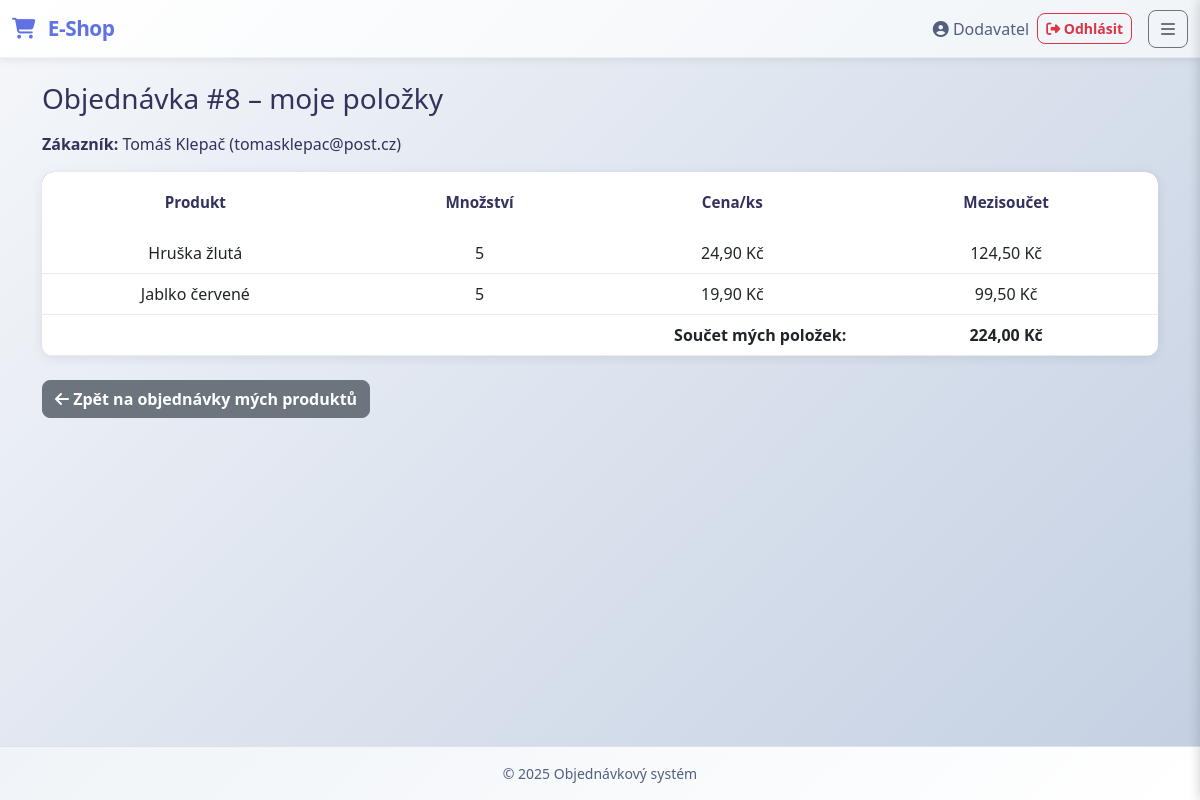
/index.php?action=supplier_order_detail&id=8 (signed in), run on the app's committed database.
### tables this page shows
CREATE TABLE `users` (
  `id` int(11) NOT NULL,
  `email` varchar(255) NOT NULL,
  `password_hash` varchar(255) NOT NULL,
  `name` varchar(120) NOT NULL,
  `is_active` tinyint(1) NOT NULL DEFAULT 1,
  `is_approved` tinyint(1) NOT NULL DEFAULT 1,
  `created_at` timestamp NOT NULL DEFAULT current_timestamp()
);

CREATE TABLE `order_item` (
  `order_id` int(11) NOT NULL,
  `product_id` int(11) NOT NULL,
  `quantity` int(11) NOT NULL,
  `unit_price_cents` int(11) NOT NULL
);

CREATE TABLE `products` (
  `id` int(11) NOT NULL,
  `name` varchar(160) NOT NULL,
  `description` text DEFAULT NULL,
  `price_cents` int(11) NOT NULL,
  `stock` int(11) NOT NULL DEFAULT 0,
  `image_path` varchar(255) DEFAULT NULL,
  `supplier_id` int(11) NOT NULL,
  `is_active` tinyint(1) DEFAULT 1,
  `created_at` timestamp NOT NULL DEFAULT current_timestamp()
);

### app/Models/order_model.php (called while the page is built, shortened)
<?php
class OrderModel {
    public static function getSupplierOrderItems(int $orderId, int $supplierId): array {
        $db = Database::getInstance();
        $stmt = $db->prepare("
            SELECT oi.product_id, p.name, oi.quantity, oi.unit_price_cents
            FROM order_item oi
            JOIN products p ON p.id = oi.product_id
            WHERE oi.order_id = ? AND p.supplier_id = ?
            ORDER BY p.name
        ");
        $stmt->execute([$orderId, $supplierId]);
        return $stmt->fetchAll(PDO::FETCH_ASSOC);
    }
    public static function getOrderCustomer(int $orderId): ?array {
        $db = Database::getInstance();
        $stmt = $db->prepare("
            SELECT u.id, u.name, u.email
            FROM orders o
            JOIN users u ON u.id = o.customer_id
            WHERE o.id = ?
            LIMIT 1
        ");
        $stmt->execute([$orderId]);
        $row = $stmt->fetch(PDO::FETCH_ASSOC);
        return $row ?: null;
    }
}

### app/Controllers/order_controller.php (called while the page is built, shortened)
<?php
require_once __DIR__ . '/../Models/order_model.php';
class order_controller {
    public function getSupplierOrderItems(int $orderId, int $supplierId): array {
        return OrderModel::getSupplierOrderItems($orderId, $supplierId);
    }
    public function getOrderCustomer(int $orderId): ?array {
        return OrderModel::getOrderCustomer($orderId);
    }
}

### app/Views/supplier_order_detail_view.php (the view)
<?php require __DIR__ . '/partials/header.php'; ?>
<h1 class="h3 mb-3">Objednávka #<?= htmlspecialchars($_GET['id'] ?? '') ?> – moje položky</h1>
<?php if (!empty($customer)): ?>
    <p><strong>Zákazník:</strong> <?= htmlspecialchars($customer['name']) ?> (<?= htmlspecialchars($customer['email']) ?>)</p>
<?php endif; ?>
<?php if (!empty($items)): ?>
    <div class="table-responsive cart-table-wrapper mb-4">
        <table class="table cart-table align-middle">
            <thead>
            <tr>
                <th class="text-center">Produkt</th>
                <th class="text-center">Množství</th>
                <th class="text-center">Cena/ks</th>
                <th class="text-center">Mezisoučet</th>
            </tr>
            </thead>
            <tbody>
            <?php
            $subtotalCents = 0;
            foreach ($items as $it):
                $line = $it['unit_price_cents'] * $it['quantity'];
                $subtotalCents += $line;
                ?>
                <tr>
                    <td class="text-center"><?= htmlspecialchars($it['name']) ?></td>
                    <td class="text-center"><?= (int)$it['quantity'] ?></td>
                    <td class="text-center"><?= number_format($it['unit_price_cents'] / 100, 2, ',', ' ') ?> Kč</td>
                    <td class="text-center"><?= number_format($line / 100, 2, ',', ' ') ?> Kč</td>
                </tr>
            <?php endforeach; ?>
            <tr>
                <td colspan="3" class="text-end fw-bold">Součet mých položek:</td>
                <td class="text-center fw-bold"><?= number_format($subtotalCents / 100, 2, ',', ' ') ?> Kč</td>
            </tr>
            </tbody>
        </table>
    </div>
<?php else: ?>
    <p>Tahle objednávka neobsahuje žádné tvoje položky.</p>
<?php endif; ?>
<p class="mt-3">
    <a href="index.php?action=supplier_orders" class="btn btn-secondary"><i class="fas fa-arrow-left"></i> Zpět na objednávky mých produktů</a>
</p>
<?php require __DIR__ . '/partials/footer.php'; ?>

### public/css/app.css (style rules this page uses)
body { font-family: 'Segoe UI', -apple-system, BlinkMacSystemFont, 'Roboto', 'Oxygen', sans-serif; background: linear-gradient(135deg, #f5f7fa 0%, #c3cfe2 100%); color: var(--dark-gray); display: flex; flex-direction: column; min-height: 100vh; }
.btn { font-weight: 600; border-radius: 0.5rem; transition: all 0.3s ease; }
.table-responsive { overflow-x: auto; -webkit-overflow-scrolling: touch; border-radius: 0.5rem; }
.table { margin-bottom: 0; }
.table thead { background-color: var(--light-gray); }
.table th { font-weight: 600; color: var(--dark-gray); border-color: var(--border-gray); }
.table { background: #ffffff; border-radius: 10px; overflow: hidden; box-shadow: 0 2px 10px rgba(0, 0, 0, 0.08); min-width: 1100px; width: 100%; }
.table thead { background: linear-gradient(135deg, #667eea 0%, #764ba2 100%); color: white; font-weight: 600; }
.table tbody tr { border-bottom: 1px solid var(--border-gray); transition: background 0.2s ease; }
.table-responsive { border-radius: 10px; overflow: hidden; }
.cart-table-wrapper { border-radius: 12px; overflow: hidden; box-shadow: 0 2px 12px rgba(0, 0, 0, 0.08); overflow-x: auto; -webkit-overflow-scrolling: touch; }
.cart-table { background: white; margin-bottom: 0; min-width: 1100px; width: 100%; }
.cart-table thead { background: linear-gradient(135deg, #667eea 0%, #764ba2 100%); color: white; font-weight: 600; }
.cart-table thead th { border: none; padding: 1.2rem; font-size: 0.95rem; }
.cart-table tbody tr { border-bottom: 1px solid #e9ecef; transition: background 0.2s ease; }

### data on the page
users: name "Tomáš Klepač", email "tomasklepac@post.cz"
order_item: product.name "Hruška žlutá", quantity "5", $it['unit_price_cents']/100 "24,90", $line / 100 "124,50"
order_item: product.name "Jablko červené", quantity "5", $it['unit_price_cents']/100 "19,90", $line / 100 "99,50"

### other printed values
$_SESSION['user_name'] "Dodavatel"
$_GET['id'] "8"
$subtotalCents / 100 "224,00"
